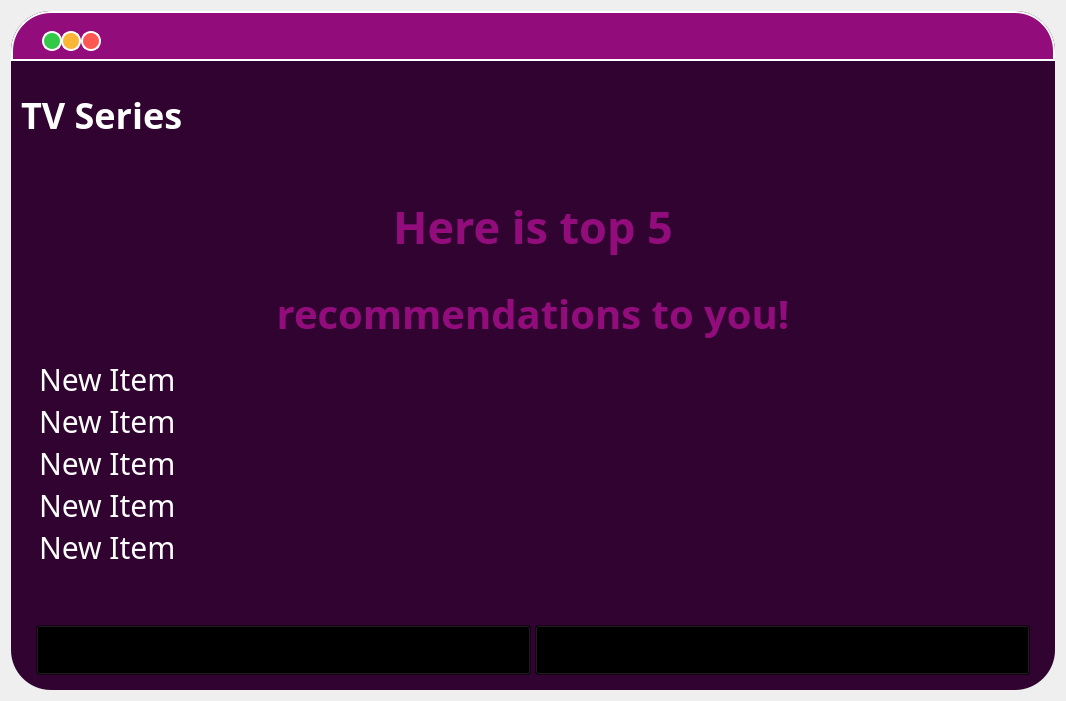
<?xml version="1.0" encoding="UTF-8"?>
<ui version="4.0">
 <class>TVSeriesRecommendationsForm</class>
 <widget class="QWidget" name="TVSeriesRecommendationsForm">
  <property name="geometry">
   <rect>
    <x>0</x>
    <y>0</y>
    <width>1066</width>
    <height>701</height>
   </rect>
  </property>
  <property name="windowTitle">
   <string>Form</string>
  </property>
  <layout class="QVBoxLayout" name="verticalLayout">
   <item>
    <widget class="QFrame" name="tvSeriesRecommendationsFrame">
     <property name="styleSheet">
      <string notr="true">QFrame{background:#300331;
border-style: solid;
  border-color: red;
border-radius:40;}


QPushButton:hover {
background: qradialgradient(
cx: 0.3, cy: -0.4, fx: 0.3, fy: -0.4,
radius: 1.35, stop: 0 #fff, stop: 1 #bbb
);
}

QSplitter::handle {
    background: none;
}

QPushButton:pressed {
border-style: inset;
background: qradialgradient(
cx: 0.4, cy: -0.1, fx: 0.4, fy: -0.1,
radius: 1.35, stop: 0 #fff, stop: 1 #ddd
);}</string>
     </property>
     <property name="frameShape">
      <enum>QFrame::StyledPanel</enum>
     </property>
     <property name="frameShadow">
      <enum>QFrame::Raised</enum>
     </property>
     <layout class="QHBoxLayout" name="horizontalLayout">
      <property name="leftMargin">
       <number>0</number>
      </property>
      <property name="topMargin">
       <number>0</number>
      </property>
      <property name="rightMargin">
       <number>0</number>
      </property>
      <property name="bottomMargin">
       <number>0</number>
      </property>
      <item>
       <widget class="QSplitter" name="splitter">
        <property name="styleSheet">
         <string notr="true">background:none;</string>
        </property>
        <property name="orientation">
         <enum>Qt::Vertical</enum>
        </property>
        <widget class="QWidget" name="layoutWidget">
         <layout class="QVBoxLayout" name="barLogo">
          <item>
           <widget class="QGroupBox" name="TabBar">
            <property name="minimumSize">
             <size>
              <width>0</width>
              <height>50</height>
             </size>
            </property>
            <property name="maximumSize">
             <size>
              <width>16777215</width>
              <height>50</height>
             </size>
            </property>
            <property name="styleSheet">
             <string notr="true">background:#920C7C;
border: 2px solid white;
border-radius:0;
border-top-left-radius: 40;
border-top-right-radius: 40;
</string>
            </property>
            <property name="title">
             <string/>
            </property>
            <widget class="QPushButton" name="btnClose">
             <property name="geometry">
              <rect>
               <x>70</x>
               <y>20</y>
               <width>20</width>
               <height>20</height>
              </rect>
             </property>
             <property name="styleSheet">
              <string notr="true">QPushButton{
background-color: #FD5754;
border-style: solid;
border-color: white;
border-width: 2px;
border-radius: 10px;
}

QPushButton:hover {
background: #37AED4;
}

QPushButton:pressed {
border-style: inset;
background: qradialgradient(
cx: 0.4, cy: -0.1, fx: 0.4, fy: -0.1,
radius: 1.35, stop: 0 #fff, stop: 1 #ddd
);}</string>
             </property>
             <property name="text">
              <string/>
             </property>
            </widget>
            <widget class="QPushButton" name="btnMinimize">
             <property name="geometry">
              <rect>
               <x>50</x>
               <y>20</y>
               <width>20</width>
               <height>20</height>
              </rect>
             </property>
             <property name="styleSheet">
              <string notr="true">QPushButton{
background-color: #F9B637;
border-style: solid;
border-color: white;
border-width: 2px;
border-radius: 10px;
}

QPushButton:hover {
background: #37AED4;
}

QPushButton:pressed {
border-style: inset;
background: qradialgradient(
cx: 0.4, cy: -0.1, fx: 0.4, fy: -0.1,
radius: 1.35, stop: 0 #fff, stop: 1 #ddd
);}</string>
             </property>
             <property name="text">
              <string/>
             </property>
            </widget>
            <widget class="QPushButton" name="btnZoom">
             <property name="geometry">
              <rect>
               <x>31</x>
               <y>20</y>
               <width>20</width>
               <height>20</height>
              </rect>
             </property>
             <property name="styleSheet">
              <string notr="true">QPushButton{
background-color: #34C848;
border-style: solid;
border-color: white;
border-width: 2px;
border-radius: 10px;
}


QPushButton:hover {
background: #37AED4;
}

QPushButton:pressed {
border-style: inset;
background: qradialgradient(
cx: 0.4, cy: -0.1, fx: 0.4, fy: -0.1,
radius: 1.35, stop: 0 #fff, stop: 1 #ddd
);}</string>
             </property>
             <property name="text">
              <string/>
             </property>
            </widget>
           </widget>
          </item>
          <item>
           <widget class="QGroupBox" name="BooksLogo">
            <property name="minimumSize">
             <size>
              <width>0</width>
              <height>75</height>
             </size>
            </property>
            <property name="styleSheet">
             <string notr="true">border:none;</string>
            </property>
            <property name="title">
             <string/>
            </property>
            <widget class="QLabel" name="label_9">
             <property name="geometry">
              <rect>
               <x>10</x>
               <y>10</y>
               <width>511</width>
               <height>75</height>
              </rect>
             </property>
             <property name="minimumSize">
              <size>
               <width>50</width>
               <height>75</height>
              </size>
             </property>
             <property name="styleSheet">
              <string notr="true">background:none;
font-size:36px;
color:white;
font-weight:bold;
font-family:google sans;
image: url(:/logo/img/RecSy.png);</string>
             </property>
             <property name="text">
              <string>TV Series</string>
             </property>
             <property name="margin">
              <number>55</number>
             </property>
            </widget>
           </widget>
          </item>
         </layout>
        </widget>
        <widget class="QWidget" name="layoutWidget_2">
         <layout class="QVBoxLayout" name="WholeBody">
          <property name="leftMargin">
           <number>25</number>
          </property>
          <property name="rightMargin">
           <number>25</number>
          </property>
          <property name="bottomMargin">
           <number>15</number>
          </property>
          <item>
           <widget class="QSplitter" name="body">
            <property name="styleSheet">
             <string notr="true">QSplitter::handle {
    background: none;
}</string>
            </property>
            <property name="orientation">
             <enum>Qt::Vertical</enum>
            </property>
            <widget class="QSplitter" name="hereIs">
             <property name="orientation">
              <enum>Qt::Vertical</enum>
             </property>
             <widget class="QWidget" name="layoutWidget_3">
              <layout class="QVBoxLayout" name="verticalLayout_3">
               <item>
                <widget class="QLabel" name="label_2">
                 <property name="styleSheet">
                  <string notr="true">QLabel{
font-size:45px;
color:#920C7C;
font-weight:bold;
font-family:Google Sans;
}</string>
                 </property>
                 <property name="text">
                  <string>Here is top 5</string>
                 </property>
                 <property name="alignment">
                  <set>Qt::AlignCenter</set>
                 </property>
                </widget>
               </item>
               <item>
                <widget class="QLabel" name="label_3">
                 <property name="styleSheet">
                  <string notr="true">QLabel{
font-size:40px;
color:#920C7C;
font-weight:bold;
font-family:Google Sans;
}</string>
                 </property>
                 <property name="text">
                  <string>recommendations to you!</string>
                 </property>
                 <property name="alignment">
                  <set>Qt::AlignCenter</set>
                 </property>
                </widget>
               </item>
              </layout>
             </widget>
            </widget>
            <widget class="QListWidget" name="listWidget">
             <property name="styleSheet">
              <string notr="true">QListWidget{
color:white;
font-size:30px;
font-family:Google Sans;
background:#300331;
}</string>
             </property>
             <property name="currentRow">
              <number>-1</number>
             </property>
             <item>
              <property name="text">
               <string>New Item</string>
              </property>
              <property name="checkState">
               <enum>Unchecked</enum>
              </property>
             </item>
             <item>
              <property name="text">
               <string>New Item</string>
              </property>
              <property name="checkState">
               <enum>Unchecked</enum>
              </property>
             </item>
             <item>
              <property name="text">
               <string>New Item</string>
              </property>
              <property name="checkState">
               <enum>Unchecked</enum>
              </property>
             </item>
             <item>
              <property name="text">
               <string>New Item</string>
              </property>
              <property name="checkState">
               <enum>Unchecked</enum>
              </property>
             </item>
             <item>
              <property name="text">
               <string>New Item</string>
              </property>
              <property name="checkState">
               <enum>Unchecked</enum>
              </property>
             </item>
            </widget>
           </widget>
          </item>
          <item>
           <widget class="QSplitter" name="bottomBar">
            <property name="minimumSize">
             <size>
              <width>0</width>
              <height>50</height>
             </size>
            </property>
            <property name="styleSheet">
             <string notr="true">QSplitter::handle {
    background: none;
}</string>
            </property>
            <property name="orientation">
             <enum>Qt::Horizontal</enum>
            </property>
            <widget class="QToolButton" name="toolButton_4">
             <property name="styleSheet">
              <string notr="true">QToolButton{
background:transparent;
image: url(:/home/img/home.png);
}
QToolButton:hover {
background: #920C7C;
border: solid 1px;
border-radius:25;
}

QToolButton:pressed {
border-style: inset;
background: #37AED4;}</string>
             </property>
             <property name="text">
              <string/>
             </property>
            </widget>
            <widget class="QToolButton" name="toolButton_5">
             <property name="styleSheet">
              <string notr="true">QToolButton{
background:transparent;
image: url(:/addFavorite/img/addFavorite.png);
}
QToolButton:hover {
background: #920C7C;
border: solid 1px;
border-radius:25;
}

QToolButton:pressed {
border-style: inset;
background: #37AED4;}</string>
             </property>
             <property name="text">
              <string/>
             </property>
            </widget>
           </widget>
          </item>
         </layout>
        </widget>
       </widget>
      </item>
     </layout>
    </widget>
   </item>
  </layout>
 </widget>
 <resources>
  <include location="../source.qrc"/>
 </resources>
 <connections/>
</ui>
